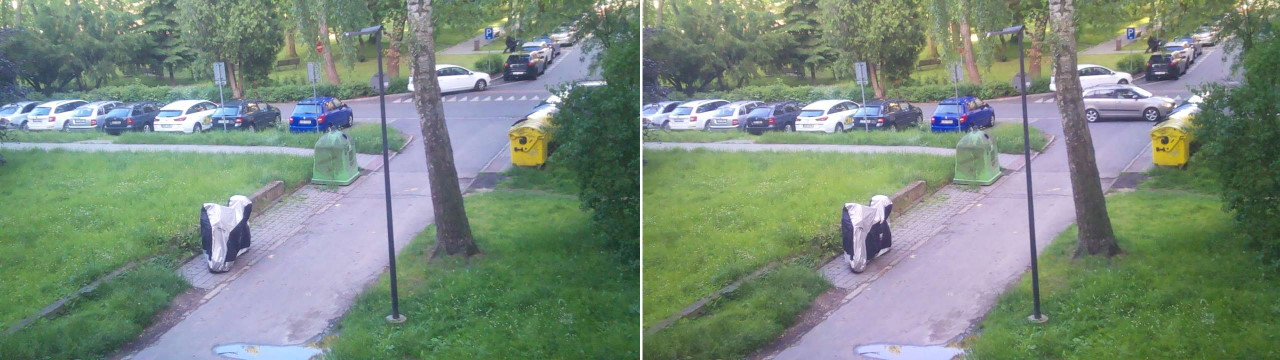
#> input picture img/2_initial.jpg, 1280 x 360 px
$ python -i helpers.py   (imports and definitions only)
#> lines starting #> are read from the running program, lines starting #| are printed output that depends on the picture
#> further down, picture is the input picture: shape (360, 1280, 3); mean B, G, R 124.7, 139.1, 122.7
import cv2

# --- Motion ROI settings ---
SCALE = 0.25               # diff is computed on a 1/4 size image
BLUR = 9                   # smaller kernel because the image is smaller
DIFF_THRESHOLD = 30
MARGIN = 60                # in full-resolution pixels
MIN_MOTION_PIXELS = 20     # ignore noise below this (in downscaled pixels)

def to_small_gray(frame):
    small = cv2.resize(frame, None, fx=SCALE, fy=SCALE, interpolation=cv2.INTER_AREA)
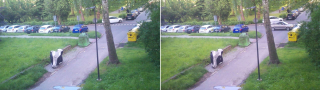
#> small: shape (90, 320, 3); mean B, G, R 124.7, 139.1, 122.7
    gray = cv2.cvtColor(small, cv2.COLOR_BGR2GRAY)
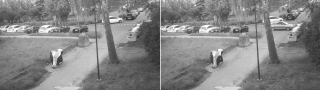
#> gray: shape (90, 320); min 46, max 254, mean 132.5
    return cv2.GaussianBlur(gray, (BLUR, BLUR), 0)
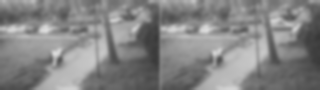
#> returned value: shape (90, 320); min 55, max 220, mean 132.5

def find_motion_roi(prev_small, curr_small, frame_w, frame_h):
    """Returns (x0, y0, x1, y1) in full-frame coordinates, or None if no motion."""
    diff = cv2.absdiff(prev_small, curr_small)
    _, thresh = cv2.threshold(diff, DIFF_THRESHOLD, 255, cv2.THRESH_BINARY)

    if cv2.countNonZero(thresh) < MIN_MOTION_PIXELS:
        return None

    x, y, w, h = cv2.boundingRect(thresh)
    x0 = max(0, int(x / SCALE) - MARGIN)
    y0 = max(0, int(y / SCALE) - MARGIN)
    x1 = min(frame_w, int((x + w) / SCALE) + MARGIN)
    y1 = min(frame_h, int((y + h) / SCALE) + MARGIN)
    return x0, y0, x1, y1

>>> import cv2
>>> picture = cv2.imread('img/2_initial.jpg')
>>> result = to_small_gray(picture)
